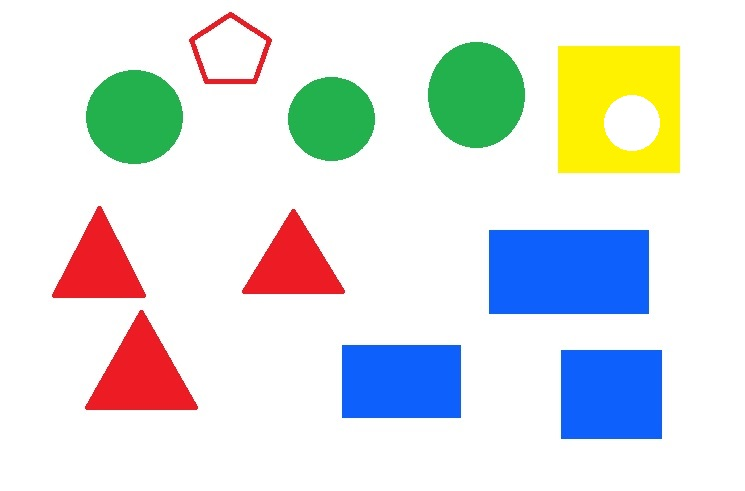
#> input picture Python/images/oblici1.jpg, 745 x 491 px
$ python temp.py   (Python 2 division)   (older library calls are emulated)
#> lines starting #> are read from the running program, lines starting #| are printed output that depends on the picture; after the words box and inside, x2 and y2 are one past the last pixel; in counts of white or black regions, pixels touching at a corner belong together
### Python/notebookOperacije.py
# -*- coding: utf-8 -*-

#*****************************************************
#import potrebnih biblioteka
import cv2
import collections
import numpy as np
#import scipy as sc
import matplotlib.pyplot as plt
#from scipy.spatial import distance
import math

#*****************************************************
# TODO - V1
# Funkcionalnost implementirana u V1
def load_image(path):
    return cv2.cvtColor(cv2.imread(path), cv2.COLOR_BGR2RGB)
def load_imageHSV(path):
    return cv2.cvtColor(cv2.imread(path), cv2.COLOR_BGR2HSV)
def image_gray(image):
    return cv2.cvtColor(image, cv2.COLOR_RGB2GRAY)
def image_bin(image_gs):
    ret,image_bin = cv2.threshold(image_gs, 127, 255, cv2.THRESH_BINARY)
    return image_bin
def image_bin_adaptive(image_gs):
    image_bin = cv2.adaptiveThreshold(image_gs, 255, cv2.ADAPTIVE_THRESH_MEAN_C, cv2.THRESH_BINARY, 35, 10)
    return image_bin
def invert(image):
    return 255-image
def display_image(title, image, color= False):
    #plt.figure(figsize=(5, 8))
    plt.figure(figsize=(8, 11))
    if color:
        plt.title(title)
        plt.imshow(image)
    else:
        plt.title(title)
        plt.imshow(image, 'gray')
# [26 lines left out: functions display_image_small, dilateColor, erodeColor, dilate, erode, not called in this run]
def resize_region(region):
    resized = cv2.resize(region,(64,64), interpolation = cv2.INTER_NEAREST)
    return resized

# Uklanjanje šuma
# [258 lines left out: functions remove_noise, remove_noiseColor, select_roiV3, select_roiShapes, select_roiV4, rotate_regions and 5 more, not called in this run]

class prettyFloat4(float):
    def __repr__(self):
        return "%0.4f" % self

# TODO - Određivanje boje regiona
# [118 lines left out: functions checkRegionColor, getAngle, checkCircle, checkTriangle, checkSquare, checkOktagon, not called in this run]


### Python/temp.py
# -*- coding: utf-8 -*-
"""
Created on Wed Jun 22 19:17:51 2016

@author: Milos
"""

import notebookOperacije as my
import theano
import numpy
import scipy
import cv2
import numpy as np

n = [1.290192, 3.0002, 22.119199999999999, 3.4110999999999998, 12]
n = map(my.prettyFloat4, n)

x = 1.33333445
print 'xx', n, '\nx=', my.prettyFloat4(x)
print n.index(12)

#theano.test()
#numpy.test()
#scipy.test()
signs_alphabet = {}
for x in range(0, 35):
    signs_alphabet[x] = (x+1)*10
    print "We're on time %d" % (signs_alphabet[x])

img=cv2.imread("images/oblici1.jpg")
#> img is the input picture: shape (491, 745, 3); mean B, G, R 225.2, 226.2, 220.5
img_hsv=cv2.cvtColor(img, cv2.COLOR_BGR2HSV)
#> img_hsv: shape (491, 745, 3); mean H, S, V 30.6, 51.4, 248.6

# lower mask (0-10)
lower_red = np.array([0,50,50])
upper_red = np.array([10,255,255])
mask0 = cv2.inRange(img_hsv, lower_red, upper_red)
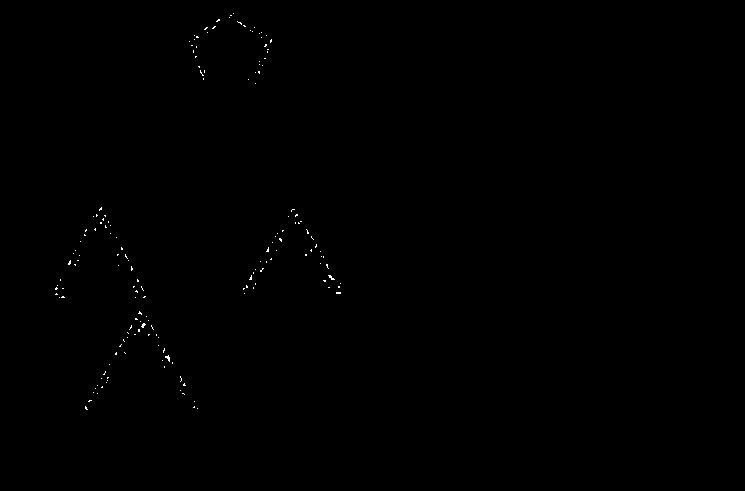
#> mask0: shape (491, 745); 0.15% white in thin lines or dots, all inside (x1, y1, x2, y2) = (55, 13, 341, 410)

# upper mask (170-180)
lower_red = np.array([170,50,50])
upper_red = np.array([180,255,255])
mask1 = cv2.inRange(img_hsv, lower_red, upper_red)
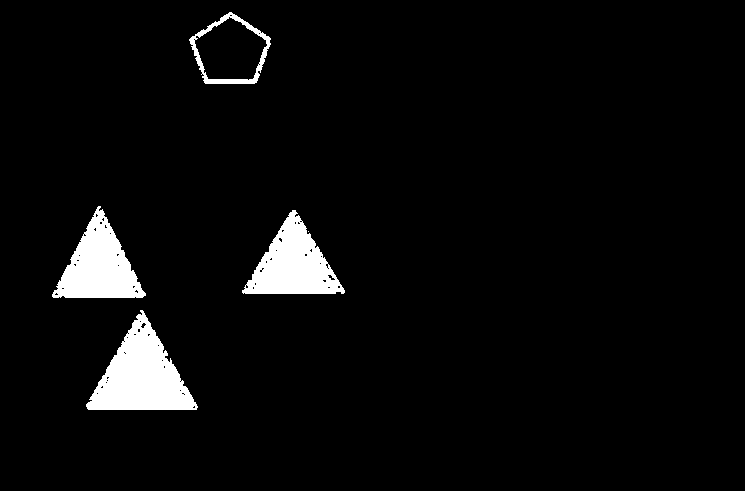
#> mask1: shape (491, 745); 4.3% white; 5 white regions (1 under 20 px), largest, box (x1, y1, x2, y2) and area: (86, 310, 198, 410) 5806, (242, 210, 345, 294) 4499, (52, 206, 146, 298) 4473, (189, 12, 271, 84) 1041


    # define range of blue color in HSV
lower_blue = np.array([110,50,50])
upper_blue = np.array([130,255,255])
mask2 = cv2.inRange(img_hsv, lower_blue, upper_blue)
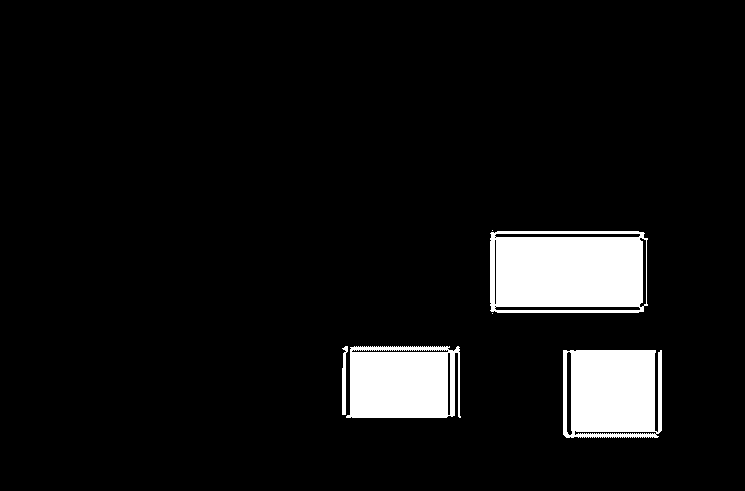
#> mask2: shape (491, 745); 7.4% white; 6 white regions (2 under 20 px), largest, box (x1, y1, x2, y2) and area: (490, 231, 648, 313) 11657, (563, 350, 662, 438) 7935, (346, 346, 461, 418) 7372, (342, 346, 348, 415) 259

    # define range of blue color in HSV
lower_white = np.array([20,100,100])
upper_white = np.array([40,255,255])
mask3 = cv2.inRange(img_hsv, lower_white, upper_white)
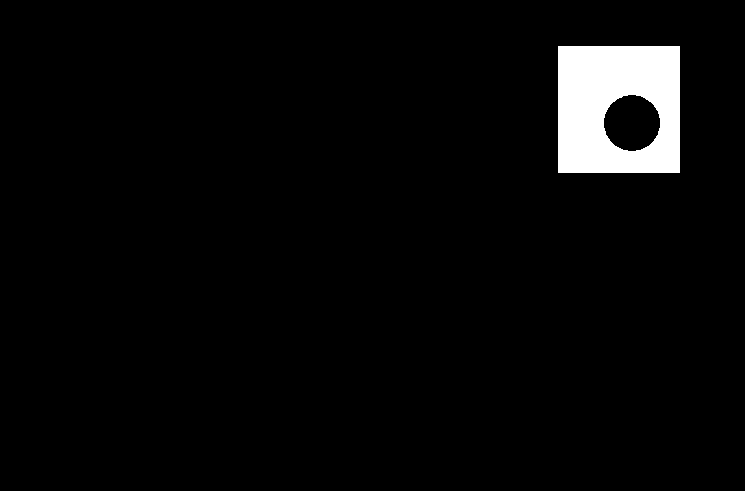
#> mask3: shape (491, 745); 3.6% white; 1 white region, box (x1, y1, x2, y2) and area: (558, 46, 680, 173) 13051


# join my masks
mask = mask0+mask1+mask2+mask3
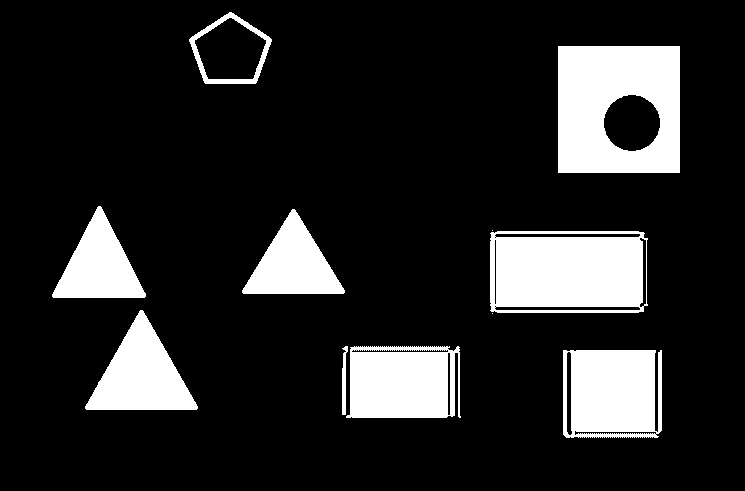
#> mask: shape (491, 745); 15.5% white; 11 white regions (2 under 20 px), largest, box (x1, y1, x2, y2) and area: (558, 46, 680, 173) 13051, (490, 231, 648, 313) 11657, (563, 350, 662, 438) 7935

# set my output img to zero everywhere except my mask
output_img = img.copy()
output_img[np.where(mask==0)] = 0
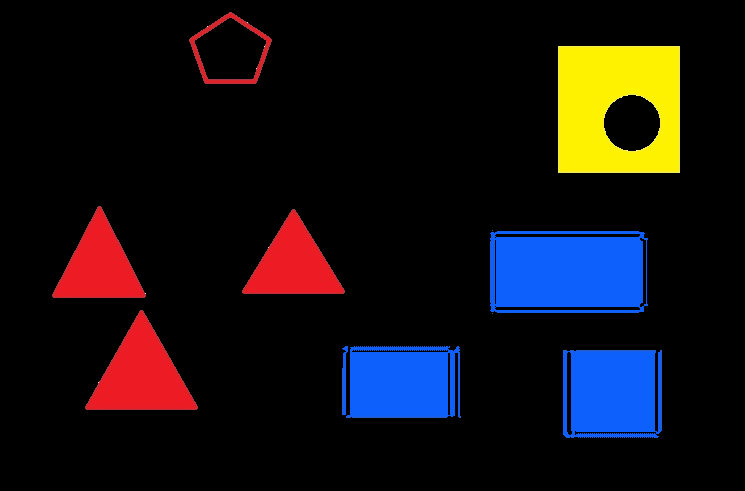
#> output_img: shape (491, 745, 3); mean B, G, R 20.6, 17.1, 20.3

# or your HSV image, which I *believe* is what you want
output_hsv = img_hsv.copy()
output_hsv[np.where(mask==0)] = 0
#> output_hsv: shape (491, 745, 3); mean H, S, V 16.9, 36.6, 37.9
my.display_image('output_hsv', output_hsv)

white = np.uint8([[[0,0,0 ]]])
hsv_green = cv2.cvtColor(white,cv2.COLOR_BGR2HSV)
print hsv_green

$ run again, with Python/images/all1.jpg copied over Python/images/oblici1.jpg
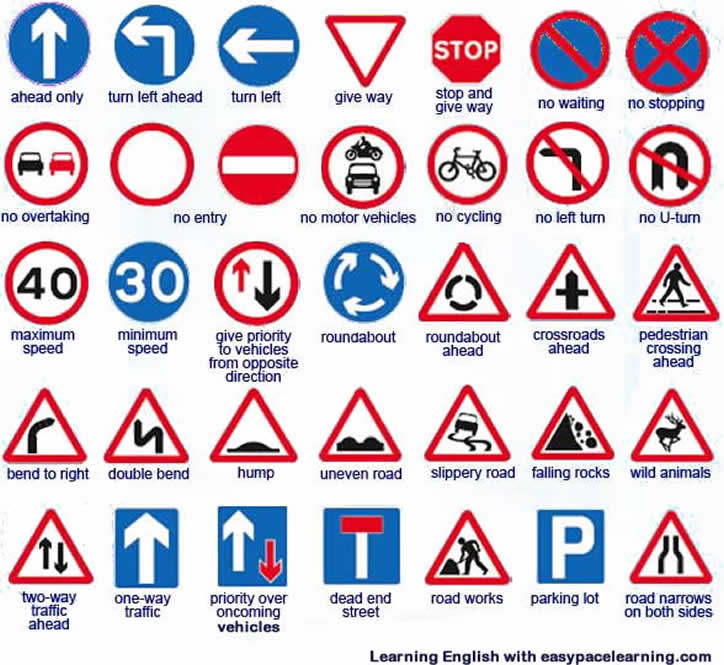
#> input picture Python/images/all1.jpg, 724 x 665 px
#> img is the input picture: shape (665, 724, 3); mean B, G, R 208.3, 197.4, 212.2
#> img_hsv: shape (665, 724, 3); mean H, S, V 64.5, 51.9, 228.2
#> `mask0 = cv2.inRange(img_hsv, lower_red, upper_red)`:
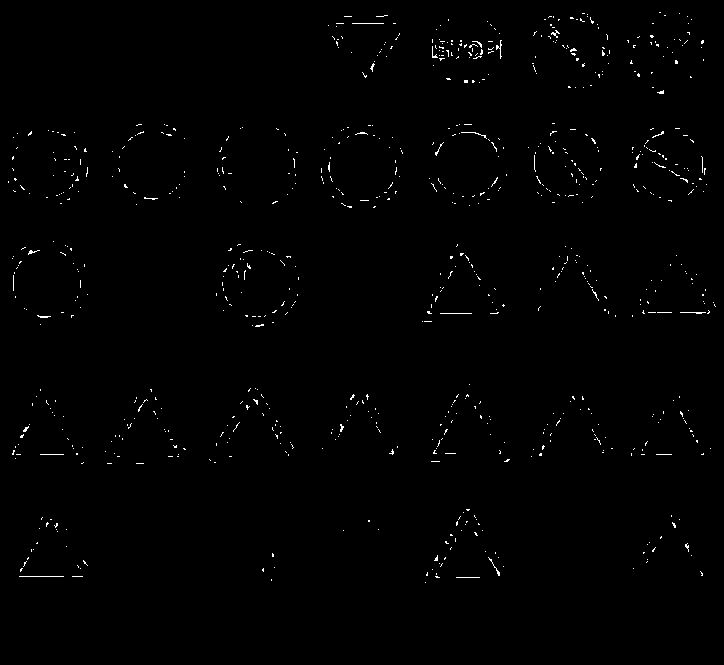
#> mask0: shape (665, 724); 0.71% white in thin lines or dots, all inside (x1, y1, x2, y2) = (8, 12, 716, 583)
#> mask1: shape (665, 724); 12.1% white; 49 white regions (17 under 20 px), largest, box (x1, y1, x2, y2) and area: (217, 124, 299, 206) 4123, (431, 14, 502, 84) 3314, (625, 11, 709, 95) 2944
#> mask2: shape (665, 724); 3.4% white in thin lines or dots
#> mask3: shape (665, 724); 0% white in thin lines or dots, all inside (x1, y1, x2, y2) = (683, 45, 684, 46)
#> mask: shape (665, 724); 16.3% white; 553 white regions (319 under 20 px), largest, box (x1, y1, x2, y2) and area: (217, 124, 299, 206) 4204, (431, 14, 502, 84) 3557, (625, 11, 709, 95) 3296
#> `output_img[np.where(mask==0)] = 0`:
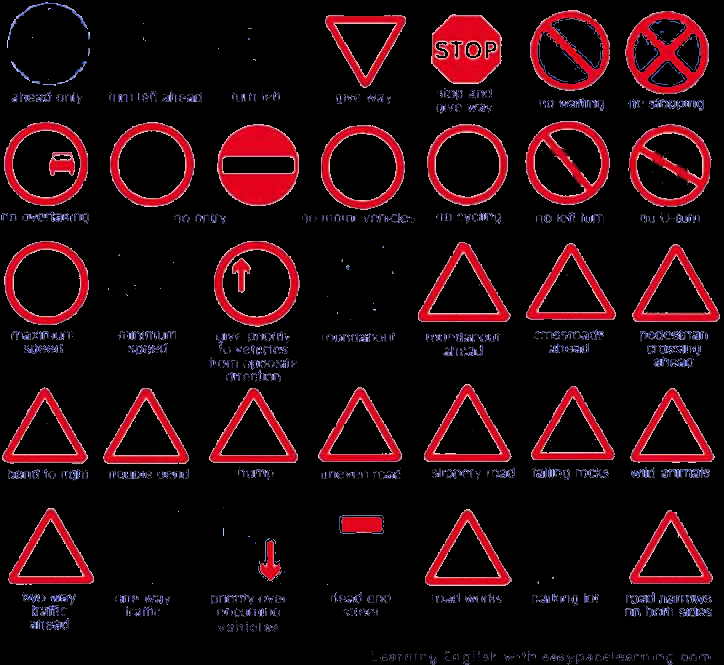
#> output_img: shape (665, 724, 3); mean B, G, R 12.9, 8.8, 30.2
#> output_hsv: shape (665, 724, 3); mean H, S, V 25.5, 29.1, 31.6
